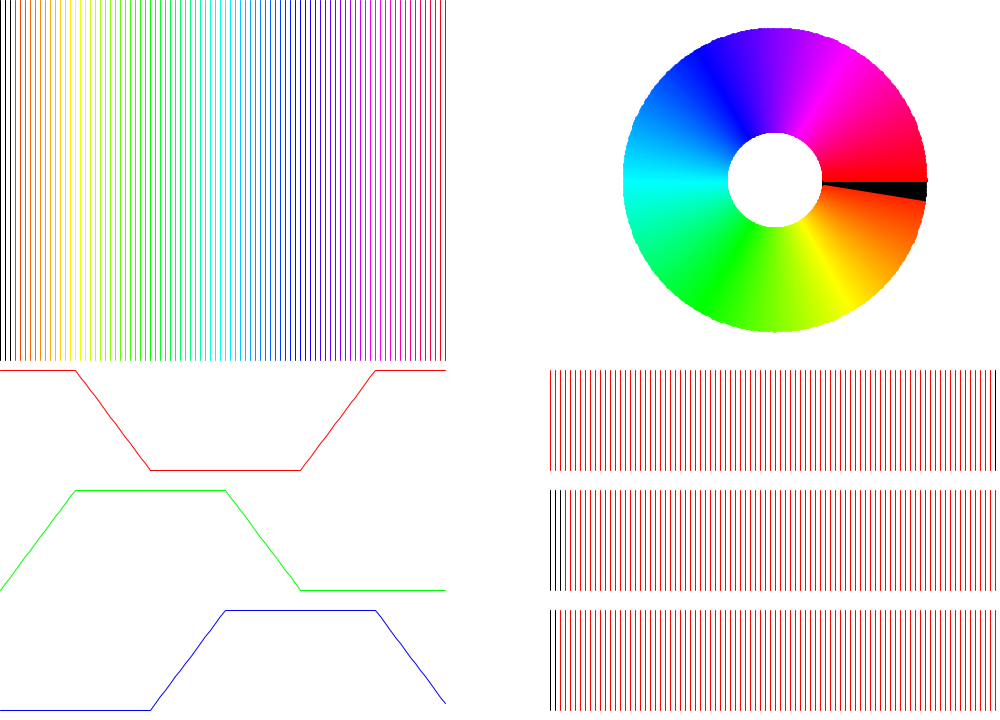
Frame 1 (no input)
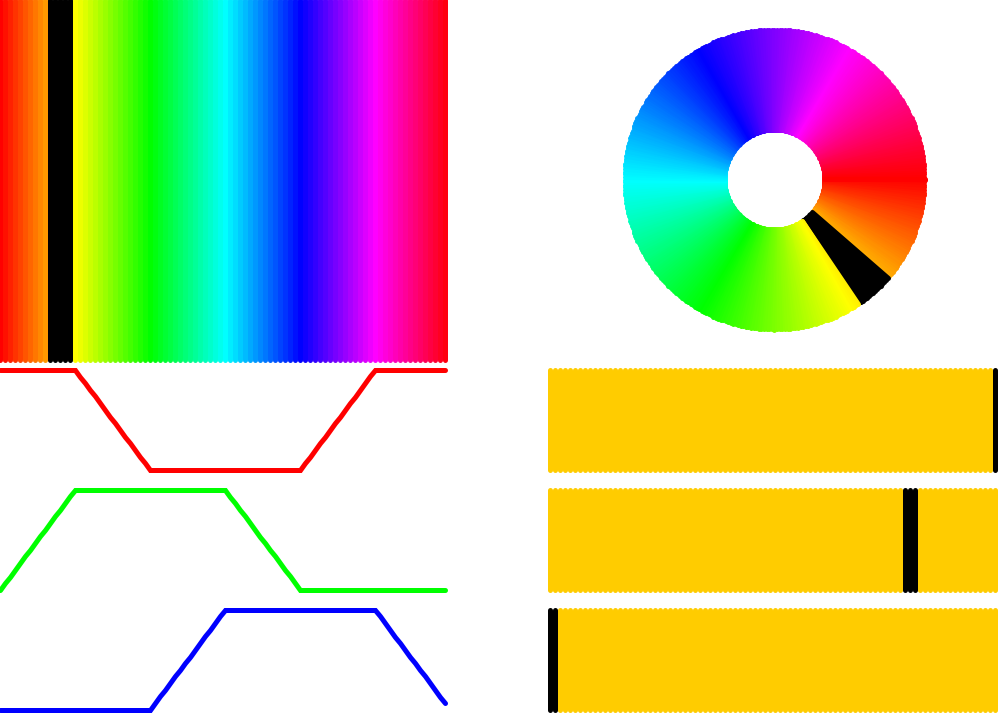
Frame 60 (the mouse pressed at the canvas centre just before this capture)
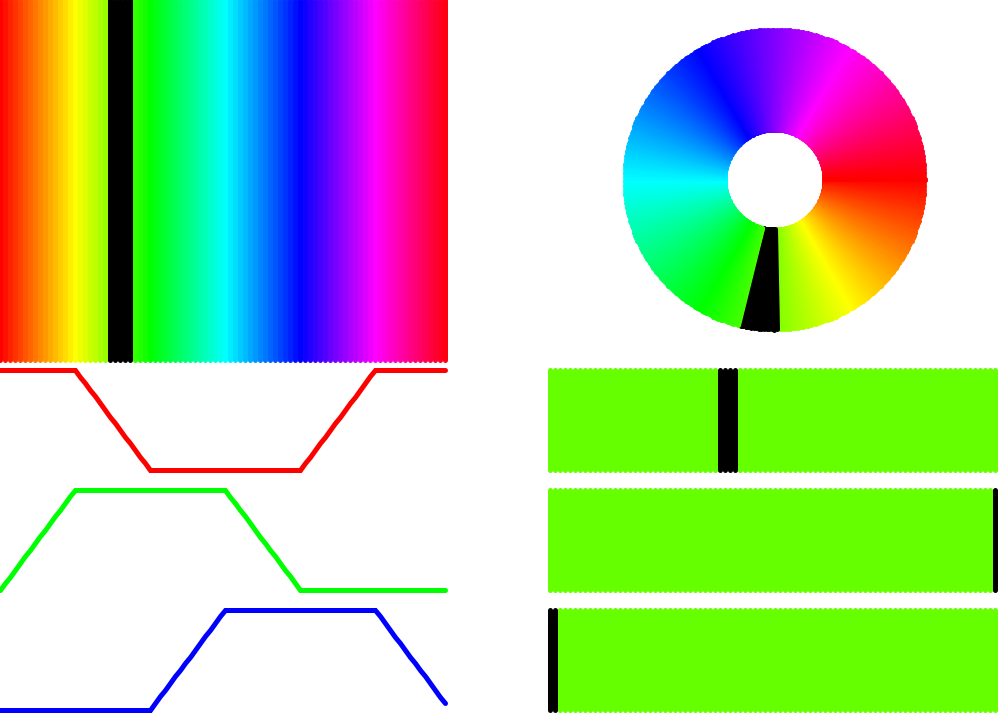
Frame 120 (the mouse held since frame 60 and released just before this capture)

The Processing sketch that drew these frames (run headless with seeded random() and noise(); from frame 60 on, the mouse is pressed at the canvas centre):

// Processing sketch: HSBViz
// ── HSBViz.pde
void setup() {
  size(1000, 720);
}
float theX=0;
float dx=5;
float diff=5;
float angDiff=radians(360/200);
void draw() {
  theX++;

  background(255);
  float hue=map(theX, 0, 450, 0, 100)%100;
  float sat=100;
  float bright=100;
  color col;
  colorMode(HSB, 100);
  col=color(hue, sat, bright);
  for (int x=0; x<450; x+=dx) {
    float h=map(x, 0, 450, 0, 100);
    stroke(color(h, sat, bright));
    if (abs(h-hue)<diff/2)stroke(0);
    line(x, 0, x, 360);
  }

  colorMode(RGB, 255);
  float r=red(col);
  float g=green(col);
  float b=blue(col);
  for (int x=550; x<1000; x+=dx) {
    float val=map(x, 550, 1000, 0, 255);
    color colR=color(r, g, b);
    color colG=color(r, g, b);
    color colB=color(r, g, b);

    stroke(colR);
    if (abs(val-r)<diff)stroke(0);
    line(x, 10+360, x, 110+360);

    stroke(colB);
    if (abs(val-g)<diff)stroke(0);
    line(x, 130+360, x, 230+360);

    stroke(colG);
    if (abs(val-b)<diff)stroke(0);
    line(x, 250+360, x, 350+360);
  }
  colorMode(RGB, 255);
  stroke(color(255, 0, 0));
  colorMode(HSB, 100);
  beginShape();
  for (int x=0; x<450; x+=dx) {
    float val=map(x, 0, 450, 0, 100);
    float theR=red(color(val, bright, sat));
    vertex(x, map(theR, 0, 100, 470, 370));
  }
  endShape();
  colorMode(RGB, 255);
  stroke(color(0, 255, 0));
  colorMode(HSB, 100);
  beginShape();
  for (int x=0; x<450; x+=dx) {
    float val=map(x, 0, 450, 0, 100);
    float theG=green(color(val, bright, sat));
    vertex(x, map(theG, 0, 100, 590, 490));
  }
  endShape();
  colorMode(RGB, 255);
  stroke(color(0, 0, 255));
  colorMode(HSB, 100);
  beginShape();
  for (int x=0; x<450; x+=dx) {
    float val=map(x, 0, 450, 0, 100);
    float theB=blue(color(val, bright, sat));
    vertex(x, map(theB, 0, 100, 710, 610));
  }
  endShape();

  float rad=150;
  float inRad=50;
  float x=775;
  float y=180;
  for (float ang=0; ang<TWO_PI; ang+=angDiff) {
    float val=map(ang, 0, TWO_PI, 0, 100);
    strokeWeight(5);
    stroke(color(val, sat, bright));
    if (abs(val-hue)<2)stroke(0);
      line(inRad*cos(ang)+x, inRad*sin(ang)+y, rad*cos(ang)+x, rad*sin(ang)+y);
  }

  colorMode(RGB, 255);
  surface.setTitle("HSBViz, frameRate="+nf(frameRate, 2, 3));
  //in bottom right, do hsb circle
}
